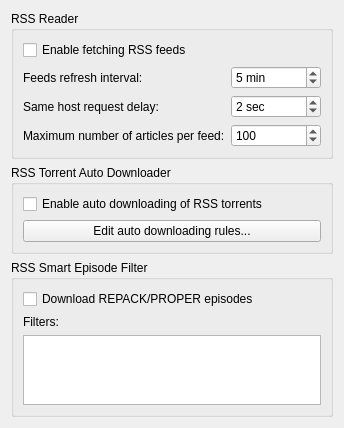
          <widget class="QWidget" name="scrollAreaWidgetContents_5">
           <property name="geometry">
            <rect>
             <x>0</x>
             <y>0</y>
             <width>336</width>
             <height>391</height>
            </rect>
           </property>
           <layout class="QVBoxLayout" name="verticalLayout_27">
            <item>
             <widget class="QGroupBox" name="groupRSSReader">
              <property name="title">
               <string>RSS Reader</string>
              </property>
              <layout class="QVBoxLayout" name="verticalLayout_26">
               <item>
                <widget class="ToggleSwitch" name="checkRSSEnable">
                 <property name="text">
                  <string>Enable fetching RSS feeds</string>
                 </property>
                </widget>
               </item>
               <item>
                <layout class="QGridLayout" name="gridLayout_5">
                 <item row="0" column="0">
                  <widget class="QLabel" name="label_111">
                   <property name="text">
                    <string>Feeds refresh interval:</string>
                   </property>
                  </widget>
                 </item>
                 <item row="0" column="1">
                  <widget class="QSpinBox" name="spinRSSRefreshInterval">
                   <property name="suffix">
                    <string> min</string>
                   </property>
                   <property name="minimum">
                    <number>1</number>
                   </property>
                   <property name="maximum">
                    <number>999999</number>
                   </property>
                   <property name="value">
                    <number>5</number>
                   </property>
                  </widget>
                 </item>
                 <item row="0" column="2">
                  <spacer name="horizontalSpacer_6">
                   <property name="orientation">
                    <enum>Qt::Orientation::Horizontal</enum>
                   </property>
                   <property name="sizeHint" stdset="0">
                    <size>
                     <width>40</width>
                     <height>20</height>
                    </size>
                   </property>
                  </spacer>
                 </item>
                 <item row="1" column="0">
                  <widget class="QLabel" name="labelRSSFetchDelay">
                   <property name="text">
                    <string>Same host request delay:</string>
                   </property>
                  </widget>
                 </item>
                 <item row="1" column="1">
                  <widget class="QSpinBox" name="spinRSSFetchDelay">
                   <property name="suffix">
                    <string> sec</string>
                   </property>
                   <property name="maximum">
                    <number>2147483646</number>
                   </property>
                   <property name="value">
                    <number>2</number>
                   </property>
                  </widget>
                 </item>
                 <item row="2" column="0">
                  <widget class="QLabel" name="label_12">
                   <property name="text">
                    <string>Maximum number of articles per feed:</string>
                   </property>
                  </widget>
                 </item>
                 <item row="2" column="1">
                  <widget class="QSpinBox" name="spinRSSMaxArticlesPerFeed">
                   <property name="maximum">
                    <number>2147483646</number>
                   </property>
                   <property name="value">
                    <number>100</number>
                   </property>
                  </widget>
                 </item>
                </layout>
               </item>
              </layout>
             </widget>
            </item>
            <item>
             <widget class="QGroupBox" name="groupRSSAutoDownloader">
              <property name="title">
               <string>RSS Torrent Auto Downloader</string>
              </property>
              <layout class="QVBoxLayout" name="verticalLayout_21">
               <item>
                <widget class="ToggleSwitch" name="checkRSSAutoDownloaderEnable">
                 <property name="text">
                  <string>Enable auto downloading of RSS torrents</string>
                 </property>
                </widget>
               </item>
               <item>
                <widget class="QPushButton" name="btnEditRules">
                 <property name="text">
                  <string>Edit auto downloading rules...</string>
                 </property>
                </widget>
               </item>
              </layout>
             </widget>
            </item>
            <item>
             <widget class="QGroupBox" name="groupRSSSmartEpisodeFilter">
              <property name="title">
               <string>RSS Smart Episode Filter</string>
              </property>
              <layout class="QVBoxLayout" name="verticalLayout_31">
               <item>
                <widget class="ToggleSwitch" name="checkSmartFilterDownloadRepacks">
                 <property name="text">
                  <string>Download REPACK/PROPER episodes</string>
                 </property>
                </widget>
               </item>
               <item>
                <widget class="QLabel" name="label_5">
                 <property name="text">
                  <string>Filters:</string>
                 </property>
                </widget>
               </item>
               <item>
                <widget class="QPlainTextEdit" name="textSmartEpisodeFilters">
                 <property name="tabChangesFocus">
                  <bool>true</bool>
                 </property>
                </widget>
               </item>
              </layout>
             </widget>
            </item>
            <item>
             <spacer name="verticalSpacer_5">
              <property name="orientation">
               <enum>Qt::Orientation::Vertical</enum>
              </property>
              <property name="sizeHint" stdset="0">
               <size>
                <width>20</width>
                <height>200</height>
               </size>
              </property>
             </spacer>
            </item>
           </layout>
          </widget>
